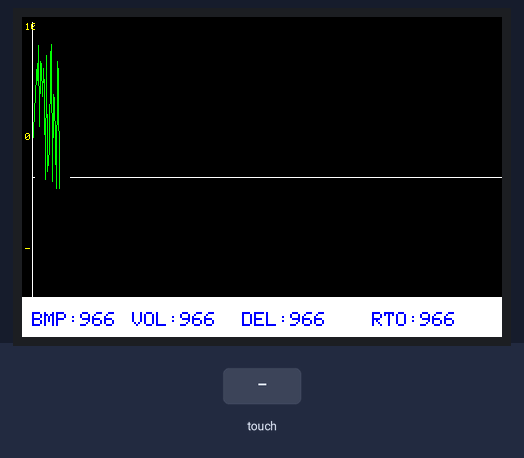
Recording of a sketch running on a simulated Arduino Uno, built with avr-gcc and run on an emulated ATmega328P. On the bench: 480×320 colour display. Inputs (shaded band) come from the test bench. Random numbers use the default seed unless the sketch sets one; what the sketch prints to the serial monitor is not drawn.

Above: at 1.5 s.
1.6 s: touch panel pressed at 13 % / 10 % of its raw x / y range
At 2.07 s:
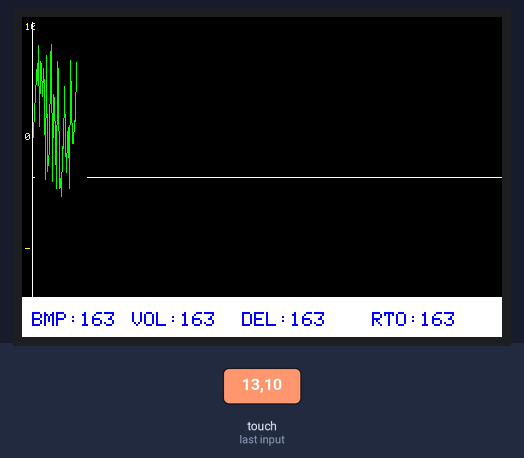
4.3 s: touch panel pressed at 38 % / 10 % of its raw x / y range
At 5.73 s:
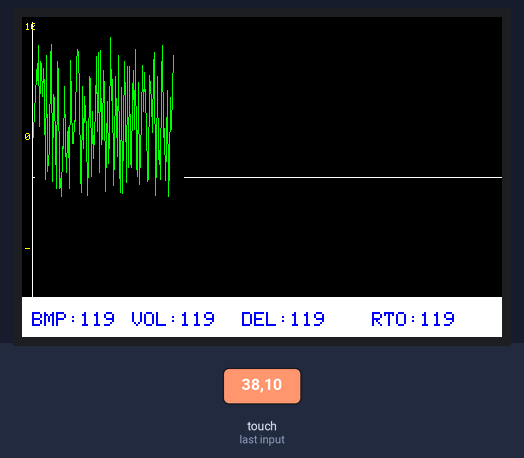
Timing chart, 0 to 7.3 s (numbered marks = the images above; inputs shaded):
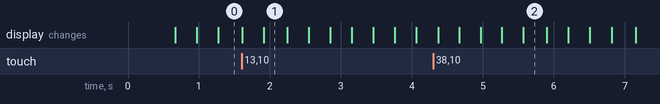

The sketch:

Ventilator_Display_V1.ino
```cpp
//----------Touchscreen Controller Accel XYZ Graphing Program----------\\
//----------------Hyder Hasnain; Started July 27, 2013-----------------\\
//------------------Also records data on microSD card------------------\\
//-------------!!!CODE FOR SD CARD TAKES UP A LOT OF SPACE...----------\\
//-------------...SO IT IS COMMENTED-OUT IN THIS VERSION...------------\\
//---------------...TO MAKE ROOM FOR TOUCHSCREEN CODE!!!---------------\\
//--------!!!IF YOU WANT SD LOGGING, REMOVE TOUCHSCREEN CODE!!!--------\\

//--------ALL THE EXTRA COMMENTED CODE IS EXTRA, IF YOU WANT IT--------\\

//--------------------------------LIBRARIES----------------------------\\


#include <Adafruit_GFX.h>
#include <TouchScreen.h>


#include <MCUFRIEND_kbv.h>
MCUFRIEND_kbv tft;
#include <TouchScreen.h>
#define MINPRESSURE 200
#define MAXPRESSURE 1000

#define BLACK   0x0000
#define BLUE    0x001F
#define RED     0xF800
#define GREEN   0x07E0
#define CYAN    0x07FF
#define MAGENTA 0xF81F
#define YELLOW  0xFFE0
#define WHITE   0xFFFF

const int XP = 6, XM = A2, YP = A1, YM = 7; //ID=0x9341
const int TS_LEFT = 907, TS_RT = 136, TS_TOP = 942, TS_BOT = 139;

TouchScreen ts = TouchScreen(XP, YP, XM, YM, 300);

Adafruit_GFX_Button on_btn, off_btn;


#define TS_MINX 115 //min/max values for touchscreen
#define TS_MINY 124 //!!!THIS IS UNIQUE FOR EVERY TOUCHSCREEN!!!
#define TS_MAXX 914
#define TS_MAXY 934

#define MINPRESSURE 10 //min/max pressure for touchscreen
#define MAXPRESSURE 1000


//-------------------------------VARIABLES-----------------------------\\

int x_pos; //position along the graph x axis
//float y_pos_x; //current graph y axis position of X value
float y_pos_x_old = 120; //old y axis position of X value

byte x_scale = 1; //scale of graph x axis, controlled by touchscreen buttons
byte y_scale = 1;
int accel_x; //the XYZ values stored on the SD card

 int y_pos_x = 0;

 int numb = 0;

byte SD_CS = 10; //SPI CS pin for SD card

//---------------------------------SETUP-------------------------------\\

void setup()
{

     Serial.begin(9600);
    uint16_t ID = tft.readID();
    Serial.print("TFT ID = 0x");
    Serial.println(ID, HEX);
    Serial.println("Calibrate for your Touch Panel");
    if (ID == 0xD3D3) ID = 0x9486; // write-only shield
    tft.begin(ID);
    tft.setRotation(3);            //PORTRAIT
    tft.fillScreen(BLACK);


  tftDrawGraphObjects(); //draw graph objects
  //tftDrawColorKey();


}

//------------------------------MAIN PROGRAM--------------------------\\

void loop()
{
  //---------MAIN 'FOR' LOOP! THIS IS WHERE ALL THE ACTION HAPPENS! HAS TO BE FAST!!!!!---------\\


  for (x_pos = (11 + x_scale); x_pos <= 480; x_pos += x_scale) //go along every point on the x axis and do something, start over when finished
  {
	  numb = random(0,1023);
       y_pos_x = map(numb,0,1023,20,180);
	   MotorSpeedDisp ();


TSPoint p = ts.getPoint(); //get touch point!
     pinMode(XM, OUTPUT);
     pinMode(YP, OUTPUT);
     p.x = map(p.x, TS_MINX, TS_MAXX, 0, tft.height()); //remap p.x and p.y to usable values
     p.y = map(p.y, TS_MINY, TS_MAXY, tft.width(), 0);

     if (p.z > MINPRESSURE && p.z < MAXPRESSURE) //if pressed enough
     {
       //!!!!!!!! X SCALE BUTTONS !!!!!!!!
       if ( (p.y >= 210 && p.y <= 230) && (p.x >= 0 && p.x <= 20) ) //if x "-" button pressed!
       {
         if (x_scale > 1)
         {
           x_scale --; //decrement x scale
           delay(70);
           tft.fillRect(256, 21, 6, 8, BLACK); tft.setCursor(254, 21); tft.setTextSize(1); tft.setTextColor(WHITE); tft.print(x_scale); //print the current x scale value
           break; //restart 'for' loop
         }
       }
       if ( (p.y >= 239 && p.y <= 259) && (p.x >= 0 && p.x <= 20) ) //if x "+" button pressed!
       {
         if (x_scale < 6)
         {
           x_scale ++; //increment x scale
           delay(70);
           tft.fillRect(256, 21, 6, 8, BLACK); tft.setCursor(254, 21); tft.setTextSize(1); tft.setTextColor(WHITE); tft.print(x_scale); //print the current x scale value
           break; //restart 'for' loop
         }
       }
       //!!!!!!!! Y SCALE BUTTONS !!!!!!!!
       if ( (p.y >= 266 && p.y <= 286) && (p.x >= 0 && p.x <= 20) ) //if x "-" button pressed!
       {
         if (y_scale > 1)
         {
           y_scale --; //decrement x scale
           delay(70);
           tft.fillRect(312, 21, 6, 8, BLACK); tft.setCursor(311, 21); tft.setTextSize(1); tft.setTextColor(WHITE); tft.print(y_scale); //print the current y scale value
           break; //restart 'for' loop
         }
       }
       if ( (p.y >= 295 && p.y <= 315) && (p.x >= 0 && p.x <= 20) ) //if x "+" button pressed!
       {
         if (y_scale < 8)
         {
           y_scale ++; //increment x scale
           delay(70);
           tft.fillRect(312, 21, 6, 8, BLACK); tft.setCursor(310, 21); tft.setTextSize(1); tft.setTextColor(WHITE); tft.print(y_scale); //print the current y scale value
           break; //restart 'for' loop
         }
       }
      }


    //CODE FOR PLOTTING CONTINUOUS LINES!!!!!!!!!!!!
    //Plot "X" value
    tft.drawLine(x_pos - x_scale, y_pos_x_old, x_pos, y_pos_x, GREEN);


    //Draw preceding black 'boxes' to erase old plot lines, !!!WEIRD CODE TO COMPENSATE FOR BUTTONS AND COLOR KEY SO 'ERASER' DOESN'T ERASE BUTTONS AND COLOR KEY!!!
    if ((x_pos >= 198) && (x_pos <= 320)) //above x axis
    {
      tft.fillRect(x_pos+1, 28, 10, 92, BLACK); //compensate for buttons!
    }
    else
    {
      tft.fillRect(x_pos+1, 0, 10, 120, BLACK); //don't compensate for buttons!
    }
    if ((x_pos >= 254) && (x_pos <= 320)) //below x axis
    {
      tft.fillRect(x_pos+1, 121, 10, 88, BLACK);
    }
    else
    {
      tft.fillRect(x_pos+1, 121, 10, 119, BLACK);
    }


    if ( (y_pos_x == 0) )
    {
      tft.drawFastHLine(10, 120, 480, WHITE); // x axis
    }

    y_pos_x_old = y_pos_x; //set old y pos values to current y pos values

    //tft.fillRect(230, 30, 50, 24, TFTLCD_BLACK); //clear displayed accel data from LCD


   delay(10);

  }

  tft.fillRect(208, 0, 112, 28, BLACK); //erase XY buttons and any lines behind them
  tft.fillRect(254, 208, 66, 32, BLACK); //erase time and color key and any stray lines behind them

 // tftDrawXScaleButtons(); //redraw stuff
 // tftDrawYScaleButtons();
 // tftDrawColorKey();
  tftDrawGraphObjects();
  MotorSpeedDisp ();

  //Completely clear out old plot points/lines
  //tft.fillRect(21, 0, 299, 119, TFTLCD_BLACK);
  //tft.fillRect(21, 111, 299, 119, TFTLCD_BLACK);


}

//-------------------------------FUNCTIONS---------------------------\\

void printDigits(int digits)  // utility function for digital clock display: prints preceding colon and leading 0
{
  tft.print(":");
  if(digits < 10)
  tft.print('0');
  tft.print(digits);
}


void tftDrawGraphObjects()
{
  //draw the graph objects
  tft.fillRect(11, 5, x_scale+1, 120,BLACK);
  tft.fillRect(11, 121, x_scale+1, 119, BLACK);
  tft.drawFastVLine(10, 5, 320, WHITE); // y axis
  tft.drawFastHLine(10, 160, 480, WHITE); // x axis
  tft.setTextColor(YELLOW); tft.setTextSize(1); // set parameters for y axis labels
  tft.setCursor(3, 116); tft.print("0");  // "0" at center of ya axis
  tft.setCursor(3, 6); tft.print("1023"); // "+' at top of y axis
  tft.setCursor(3, 228); tft.print("-"); // "-" at bottom of y axis

}

void MotorSpeedDisp ()
{
	tft.fillRect(0, 280, 480, 40,WHITE);
	tft.setTextColor(BLUE); tft.setTextSize(2);
	tft.setCursor(10, 295); tft.print("BMP:"); tft.print(numb);
	tft.setCursor(110, 295); tft.print("VOL:"); tft.print(numb);
	tft.setCursor(220, 295); tft.print("DEL:"); tft.print(numb);
	tft.setCursor(350, 295); tft.print("RTO:"); tft.print(numb);
}
```
